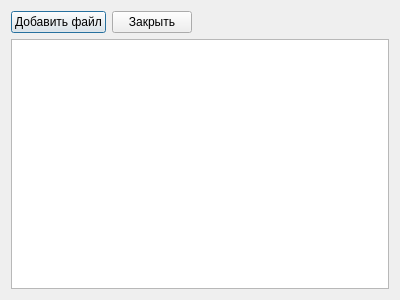
<?xml version="1.0" encoding="UTF-8"?>
<ui version="4.0">
 <class>Dialog_copy_files_to_server</class>
 <widget class="QDialog" name="Dialog_copy_files_to_server">
  <property name="geometry">
   <rect>
    <x>0</x>
    <y>0</y>
    <width>400</width>
    <height>300</height>
   </rect>
  </property>
  <property name="windowTitle">
   <string>Dialog</string>
  </property>
  <layout class="QVBoxLayout" name="verticalLayout">
   <item>
    <layout class="QHBoxLayout" name="horizontalLayout">
     <item>
      <widget class="QPushButton" name="pushButton_add">
       <property name="text">
        <string>Добавить файл</string>
       </property>
      </widget>
     </item>
     <item>
      <widget class="QPushButton" name="pushButton_cancel">
       <property name="text">
        <string>Закрыть</string>
       </property>
      </widget>
     </item>
     <item>
      <spacer name="horizontalSpacer">
       <property name="orientation">
        <enum>Qt::Horizontal</enum>
       </property>
       <property name="sizeHint" stdset="0">
        <size>
         <width>40</width>
         <height>20</height>
        </size>
       </property>
      </spacer>
     </item>
    </layout>
   </item>
   <item>
    <widget class="QListWidget" name="listWidget_files"/>
   </item>
  </layout>
 </widget>
 <resources/>
 <connections/>
</ui>
